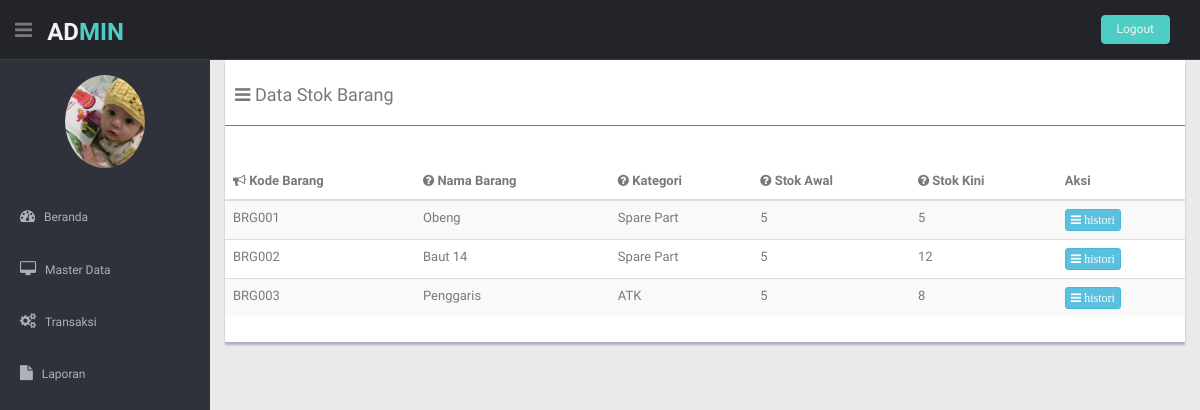
Page /Admin/beranda.php?hal=stokBarang on the committed database.
### tables this page shows
CREATE TABLE `tbbarang` (
  `kode_barang` varchar(6) NOT NULL,
  `nama_barang` varchar(30) NOT NULL,
  `kode_kategori` int(11) NOT NULL,
  `spesifikasi` varchar(50) NOT NULL,
  `stok` int(11) NOT NULL,
  `lokasi` varchar(20) NOT NULL
);

CREATE TABLE `tbkategori` (
  `kode_kategori` int(11) NOT NULL,
  `nama_kategori` varchar(20) NOT NULL
);

### Admin/stokBarang.php (the view, shortened to what this page needs)
<section id="main-content">
 <section class="wrapper">
<div class="row ">
          <div class="col-md-12">
            <div class="content-panel">
              <table class="table table-striped table-advance table-hover">
                <h4><i class="fa fa-bars"></i> Data Stok Barang</h4>
                <hr>
                <br>
                <thead>
                   <?php
                      include "../koneksi.php";
                      $query = mysqli_query($sambungin,"SELECT * FROM tbbarang left join tbkategori on tbbarang.kode_kategori = tbkategori.kode_kategori");
                    ?>
                  <tr>
                    <th><i class="fa fa-bullhorn"></i> Kode Barang</th>
                    <th class="hidden-phone"><i class="fa fa-question-circle"></i> Nama Barang</th>
                    <th class="hidden-phone"><i class="fa fa-question-circle"></i> Kategori</th>
                    <th class="hidden-phone"><i class="fa fa-question-circle"></i> Stok Awal</th>
                    <th class="hidden-phone"><i class="fa fa-question-circle"></i> Stok Kini</th>
                    <th>Aksi</th>
                  </tr>
                </thead>
                <tbody>
                  <?php
                    while($data = mysqli_fetch_array($query)){
                      $jumlahBarangTerima = "SELECT SUM(jumlah_barang) AS jumlah_barang FROM tbdetail_penerimaan where kode_barang = '$data[kode_barang]'";
                      $hasilBarangMasuk = @mysqli_query($sambungin,$jumlahBarangTerima) or die (mysqli_error());
                      $barangTerima = mysqli_fetch_array($hasilBarangMasuk);
                      $jumlahBarangKeluar = "SELECT SUM(jumlah_barang) AS jumlah_barang FROM tbdetail_pengeluaran where kode_barang = '$data[kode_barang]'";
                      $hasilBarangKeluar = @mysqli_query($sambungin,$jumlahBarangKeluar) or die (mysqli_error());
                      $barangKeluar = mysqli_fetch_array($hasilBarangKeluar);
                  ?>
                    <td class="hidden-phone"><?php echo $data['kode_barang'] ?></td>
                     <td class="hidden-phone"><?php echo $data['nama_barang'] ?></td>
                     <td class="hidden-phone"><?php echo $data['nama_kategori'] ?></td>
                     <td class="hidden-phone"><?php echo $data['stok'] ?></td>
                      <td class="hidden-phone"><?php echo $data['stok'] + $barangTerima['jumlah_barang'] - $barangKeluar ['jumlah_barang'] ?></td>
                    <td>
                      <a href="beranda.php?hal=detailStokBarang&kode_barang=<?php echo $data['kode_barang'] ?>" class="btn btn-info btn-xs" ><i class="fa fa-bars "> histori</i></a>
                    </td>
                    <?php
                }
              ?>
                </tbody>
              </table>
            </div>
          </div>
        </div>
</section>
</section>

### css/style.css (style rules this page uses)
body { color: #797979; background: #eaeaea; font-family: 'Ruda', sans-serif; padding: 0px !important; margin: 0px !important; font-size:13px; }
a, a:hover, a:focus { text-decoration: none; outline: none; }
hr { margin-top: 20px; margin-bottom: 20px; border: 0; border-top: 1px solid #797979; }
#main-content { margin-left: 210px; }
.wrapper { display: inline-block; margin-top: 60px; padding-left: 15px; padding-right: 15px; padding-bottom: 15px; padding-top: 0px; width: 100%; }
.content-panel { background: #ffffff; box-shadow: 0px 3px 2px #aab2bd; padding-top: 15px; padding-bottom: 5px; }
.content-panel h4 { margin-left: 10px; }

### rows in the picture
tbbarang: kode_barang "BRG001", nama_barang "Obeng", kode_kategori.nama_kategori "Spare Part", stok "5"
tbbarang: kode_barang "BRG002", nama_barang "Baut 14", kode_kategori.nama_kategori "Spare Part", stok "5", jumlah_barang "12"
tbbarang: kode_barang "BRG003", nama_barang "Penggaris", kode_kategori.nama_kategori "ATK", stok "5", jumlah_barang "8"
